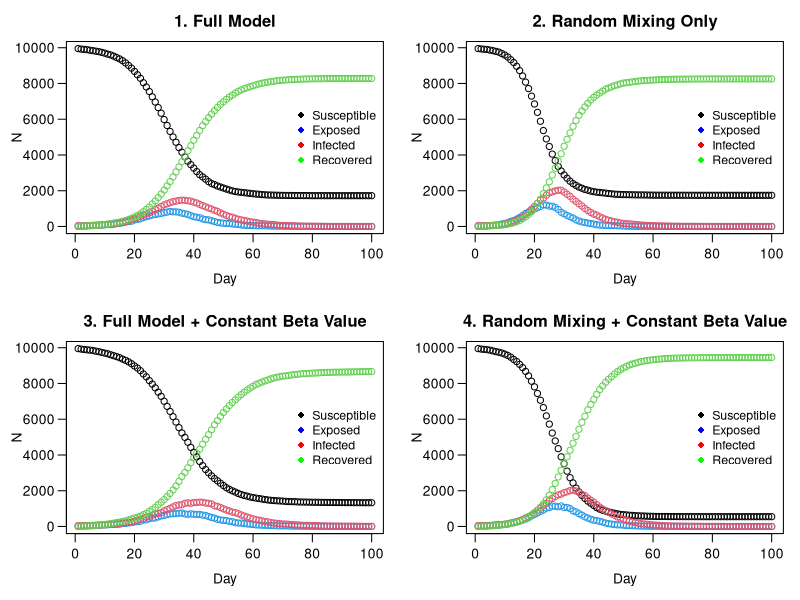

Here is the R script that generated this plot:
# Zachary Gavin (s2222962): Wrote get.net, wrote household allocation, created initial nseir function, debugging and commenting
# Shaehroz Khalid (s2869421): All plotting and visualisation, turned household allocation vector to one line, debugging and commenting
# Brandon Causing (s2901457): Completion and performance optimisation of the main nseir simulation function, debugging and commenting
# division of work was close to 1/3 each

################################################################################


## GENERAL DESCRIPTION

# This script implements an agent-based SEIR (Susceptible-Exposed-Infected-Recovered)
# model to simulate the spread of an epidemic in a population of n individuals.
# The model incorporates three modes of transmission: within-household, through a
# pre-defined social network, and via random mixing.
# The script defines functions to generate the population and social network,
# run the SEIR simulation, and plot the results under different scenarios.
# The final section compares four scenarios to analyse the impact of social
# structure and individual heterogeneity (beta) on the epidemic dynamics.



################################################################################
######### ------- START OF MODEL SETUP AND POPULATION GENERATION ------- #########
################################################################################

# This section defines the global parameters for the model and generates the
# base population, assigning each of the 'n' individuals to a household.


n <- 10000
people <- 1:n
h_max <- 5

set.seed(13)

#### Putting people in households
h <- rep(1:n, sample(1:h_max, n, replace = TRUE))[1:n] 

links <- cbind(person=people, household=h)

beta <- runif(n,0,1)

######################################################################
######### ------- NETWORK GENERATION FUNCTIONS ------- ###############
######################################################################

# These functions create the social network connections between individuals
# who are not in the same household.


get.net <- function(beta, h, nc=15) {
  n <- length(h)
  b_bar <- sum(beta)/length(beta) 
  conns_init <- vector("list", n)
  conns <- vector(mode="list", length=n)
  for (i in 1:n) {
    if (i < n) {
      b <- rbinom(n-i, 1, nc*beta[i]*beta[(i+1):n]/(b_bar^2*(n-1)) )
      conns_init[[i]] <- which(b==1) + i 
    }
  }
  
  # <-- FIX IS HERE: Changed lapply to sapply
  pairs <- cbind(rep(1:n, sapply(conns_init, length)), unlist(conns_init)) 
  
  if (nrow(pairs) > 0) {
    pairs <- pairs[h[pairs[,1]] != h[pairs[,2]], , drop = FALSE] 
    
    if(nrow(pairs) > 0) {
      for (i in 1:nrow(pairs)){
        conns[[pairs[i,1]]] <- append(conns[[pairs[i,1]]],  pairs[i,2] )
        conns[[pairs[i,2]]] <- append(conns[[pairs[i,2]]],  pairs[i,1] )
      }
    }
  }
  
  return(conns)
}

###########################################################
######### ------- SEIR SIMULATION FUNCTION ------- ##########
###########################################################

# This function is the core of the model. It simulates the epidemic over 
# nt time steps, tracking the number of individuals in each SEIR compartment.

nseir <- function(beta, h, alink, 
                  alpha=c(0.1, 0.01, 0.01), 
                  delta=.2, 
                  gamma=.4, 
                  nc=15, nt=100, pinf=.005) {
  
  n <- length(beta)
  x <- rep(0,n) # everyone starts off susceptible 
  num_to_infect <- max(1, round(pinf*n))
  x[sample(1:n, num_to_infect)] <- 2 # pick a few people to start off infected
  
  # set up households (who's in each household)
  hh_index_list <- split(1:n, h) 
  
  # for future calculation of mixing probs
  b_bar <- sum(beta)/n
  
  # initialize counts of statuses
  t <- S <- E <- I <- R <- rep(0, nt)
  t[1] <- 1
  S[1] <- n - num_to_infect
  I[1] <- num_to_infect
  
  # daily simulation
  for(i in 2:nt) {
    
    # random numbers to compare with probabilities
    u <- runif(n) 
    
    # store who is infected
    infected_indices <- which(x == 2)
    n_infected <- length(infected_indices)
    
    # initialize lists of those exposed through infected people 
    hh_exposed <- net_exposed <- mix_exposed <- integer(0)
    
    # find who transitions from susceptible to exposed
    if (n_infected > 0) {
      
      ## -- find who gets infected from household contacts -- ##
      # count how many people are infected in each household
      hh_infected_counts <- tabulate(h[infected_indices], nbins = max(h))
      # which households have someone infected in them
      infected_hh <- which(hh_infected_counts > 0)
      # prob of infection is higher for households with multiple people infected
      if (length(infected_hh) > 0) {
        hh_probs <- 1 - (1-alpha[1])^hh_infected_counts[infected_hh]
        # who transitions to infected in the household
        hh_exposed <- unlist(
          Map(function(hh, prob) { # this defines a function and then applys it to each pair
            hh_members <- hh_index_list[[as.character(hh)]]
            sus <- hh_members[x[hh_members] == 0] 
            sus[u[sus] < prob]
          }, hh = infected_hh, prob = hh_probs), use.names = FALSE
        )
      }
      
      ## -- find who gets infected from regular network contacts -- ##
      # who is in a regular network with someone infected
      neighbors_of_infected <- unlist(alink[infected_indices], use.names = FALSE)
      if(length(neighbors_of_infected) > 0) {
        # count how many people are infected in each regular network 
        net_infected_counts <- tabulate(neighbors_of_infected, nbins = n)
        # which networks have someone infected in them
        sus_exposed_to_net <- which(net_infected_counts > 0 & x == 0)
        # prob of infection is higher for networks with multiple people infected
        if (length(sus_exposed_to_net) > 0) {
          net_probs <- 1 - (1-alpha[2])^net_infected_counts[sus_exposed_to_net]
          # who transitions to infected in network
          net_exposed <- sus_exposed_to_net[u[sus_exposed_to_net] < net_probs]
        }
      }
      

      ## -- find who gets infected from random mixing -- ##
      # total number of contacts between all infected people
      total_contacts <- n_infected * nc
      # randomly select who those contacts are
      contacts <- sample(n, total_contacts, replace = TRUE)
      # set up for calculating mixing probs for infected people with corresponding contacts
      infected_repeats <- rep(infected_indices, each = nc)
      
      # exp^(sum(log(x_i))) faster than product(x_i)
      # prob of infection is higher for those that mixed with multiple infected people
      log_prob_no_infection <- log1p(-alpha[3] * beta[infected_repeats] * beta[contacts] / (b_bar^2))
      sum_log_probs <- tapply(log_prob_no_infection, contacts, sum)
      prob_infection <- 1 - exp(sum_log_probs)
      
      # store who came into contact with those infected
      ids_contacted <- as.integer(names(sum_log_probs))
      # subset to those that are susceptible
      sus_contacted <- ids_contacted[x[ids_contacted] == 0]
      # who transitions to infected from mixing

      if(length(sus_contacted) > 0){
        u_mix <- runif(length(sus_contacted)) # new unifs to ensure indep. from net/hh processes 
        prob_idx <- match(sus_contacted, ids_contacted)
        mix_exposed <- sus_contacted[u_mix < prob_infection[prob_idx]]

      }
    }
    
    # transition from infected to recover with probability = delta
    x[x == 2 & u < delta] <- 3
    # transition from exposed to infected with probability = gamma
    x[x == 1 & u < gamma] <- 2
    
    # gather everyone who transitions from susceptible to exposed
    if (length(hh_exposed) > 0 || length(net_exposed) > 0 || length(mix_exposed) > 0) {
      newly_exposed <- unique(c(hh_exposed, net_exposed, mix_exposed))
      x[newly_exposed] <- 1
    }
    
    # get daily counts of statuses and store it in a list
    S[i] <- sum(x == 0)
    E[i] <- sum(x == 1)
    I[i] <- sum(x == 2)
    R[i] <- sum(x == 3)
    t[i] <- i
  }
  return(list(t = t, S = S, E = E, I = I, R = R))
}


###########################################################
######### ------- PLOTTING HELPER FUNCTION ------- ##########
###########################################################

epi_plot <- function(beta, h, alink, 
                     alpha = c(0.1, 0.01, 0.01),
                     delta = 0.2,
                     gamma = 0.4,
                     nc = 15, nt = 100, pinf = 0.005,
                     title = "SEIR Dynamics") {
  
  epi <- nseir(beta, h, alink, alpha, delta, gamma, nc, nt, pinf)
  
  plot(x = epi$t, y = epi$S, ylim = c(0, max(epi$S)), 
       xlab = "", ylab = "", main = title, las = 1)
  
  title(xlab = "Day", mgp = c(2.2, 0.7, 0)) #Spacing for x axis and title
  title(ylab = "N", mgp = c(2.5, 0.7, 0)) #Spacing for y axis and title
  
  points(epi$E, col = 4); points(epi$I, col = 2); points(epi$R, col = 3)

  legend(x = "right", 
         legend = c("Susceptible", "Exposed",
                    "Infected", "Recovered"),
         col = c("black", "blue",
                  "red", "green"),
         pch = 16,
         inset = 0.005,
         bty = "n",
         cex = 0.9)
}


###########################################################
######### ------- MODEL SCENARIO COMPARISON (Q5) ------- ####
###########################################################

par(mfrow = c(2, 2), mar = c(4, 4, 2.5, 1), mgp = c(2.2, 0.7, 0)) #2x2 grid, mar allows good spacing, mgp moves axis

adjacencyList_variable_beta <- get.net(beta, h)

#scenario 1: full model with default parameters
epi_plot(beta, h, adjacencyList_variable_beta, title = "1. Full Model")


#scenario 2: random mixing only
epi_plot(beta, h, adjacencyList_variable_beta, alpha = c(0, 0, 0.04),
         title = "2. Random Mixing Only")

#scenario 3: full model with constant beta value
beta_const <- rep(mean(beta), n)
adjacencyList_constant_beta <- get.net(beta_const, h)
epi_plot(beta_const, h, adjacencyList_constant_beta, 
         title = "3. Full Model + Constant Beta Value")

#scenario 4: random mixing with constant beta
epi_plot(beta_const, h, adjacencyList_constant_beta, alpha = c(0, 0, 0.04),
         title = "4. Random Mixing + Constant Beta Value")

par(mfrow = c(1, 1))
